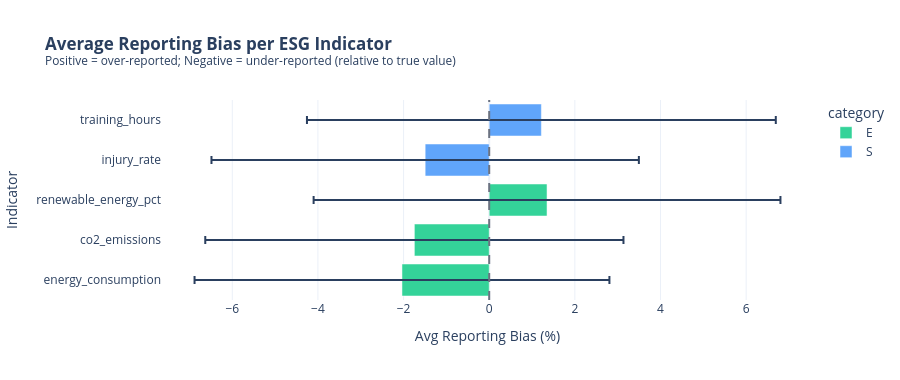

This figure's notebook cell:
### Markdown cell above
<h3 style=" color: #212618; font-weight:600;">2. Greenwashing Detection</h3>

The core scientific contribution of ProcGen is its explicit separation of `true_value` and `reported_value` in the `esg_surveys` table. This allows us to directly measure **reporting bias** from the difference of values and examine how it correlates with maturity, industry, and regulatory environment. This is the core engine to supplement greenwashing detection by simulating it.

### Code cell
# Filter to continuous/percent indicators only (binary bias_pct is undefined)
df_cont = df_surveys[df_surveys["metric_type"].isin(["continuous", "percent"])].copy()

# ── Bias by indicator ────────────────────────────────────────────────────────
bias_ind = (
    df_cont.groupby(["indicator_id", "category", "bias_direction"])["bias_pct"]
    .agg(["mean", "std"])
    .reset_index()
    .rename(columns={"mean": "avg_bias_pct", "std": "std_bias_pct"})
)
bias_ind["expected_direction"] = bias_ind["bias_direction"].map({1: "Inflate (+)", -1: "Deflate (-)"})

fig_bias = px.bar(
    bias_ind.sort_values("avg_bias_pct"),
    x="avg_bias_pct", y="indicator_id", color="category",
    error_x="std_bias_pct",
    color_discrete_map={"E": "#34d399", "S": "#60a5fa", "G": "#a78bfa"},
    orientation="h",
    labels={"avg_bias_pct": "Avg Reporting Bias (%)", "indicator_id": "Indicator"},
    title="<b>Average Reporting Bias per ESG Indicator</b><br><sup>Positive = over-reported; Negative = under-reported (relative to true value)</sup>",
    template="plotly_white", height=380
)
fig_bias.add_vline(x=0, line_dash="dash", line_color="#6b7280")
fig_bias.show()

### Figure 1 — Plotly figure (JSON) as saved in the notebook; plotly's stock layout.template omitted (floating-point values rounded to 4 significant figures)
{"data": [{"error_x": {"array": [4.844, 4.883, 5.451]}, "hovertemplate": "category=E<br>Avg Reporting Bias (%)=%{x}<br>Indicator=%{y}<extra></extra>", "legendgroup": "E", "marker": {"color": "#34d399", "pattern": {"shape": ""}}, "name": "E", "orientation": "h", "showlegend": true, "textposition": "auto", "type": "bar", "x": [-2.037, -1.748, 1.35], "xaxis": "x", "y": ["energy_consumption", "co2_emissions", "renewable_energy_pct"], "yaxis": "y"}, {"error_x": {"array": [4.991, 5.474]}, "hovertemplate": "category=S<br>Avg Reporting Bias (%)=%{x}<br>Indicator=%{y}<extra></extra>", "legendgroup": "S", "marker": {"color": "#60a5fa", "pattern": {"shape": ""}}, "name": "S", "orientation": "h", "showlegend": true, "textposition": "auto", "type": "bar", "x": [-1.496, 1.218], "xaxis": "x", "y": ["injury_rate", "training_hours"], "yaxis": "y"}], "layout": {"barmode": "relative", "height": 380, "legend": {"title": {"text": "category"}, "tracegroupgap": 0}, "shapes": [{"line": {"color": "#6b7280", "dash": "dash"}, "type": "line", "x0": 0, "x1": 0, "xref": "x", "y0": 0, "y1": 1, "yref": "y domain"}], "title": {"text": "<b>Average Reporting Bias per ESG Indicator</b><br><sup>Positive = over-reported; Negative = under-reported (relative to true value)</sup>"}, "xaxis": {"anchor": "y", "domain": [0, 1], "title": {"text": "Avg Reporting Bias (%)"}}, "yaxis": {"anchor": "x", "domain": [0, 1], "title": {"text": "Indicator"}}}}
